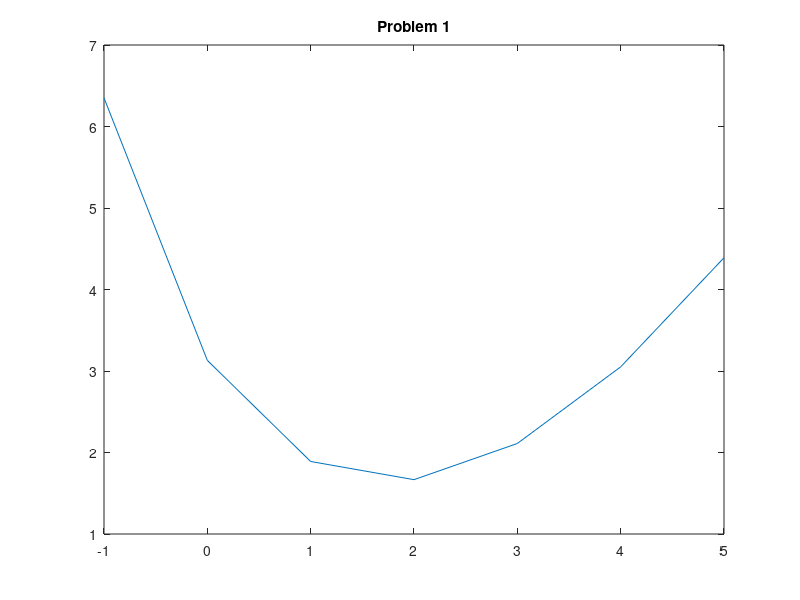
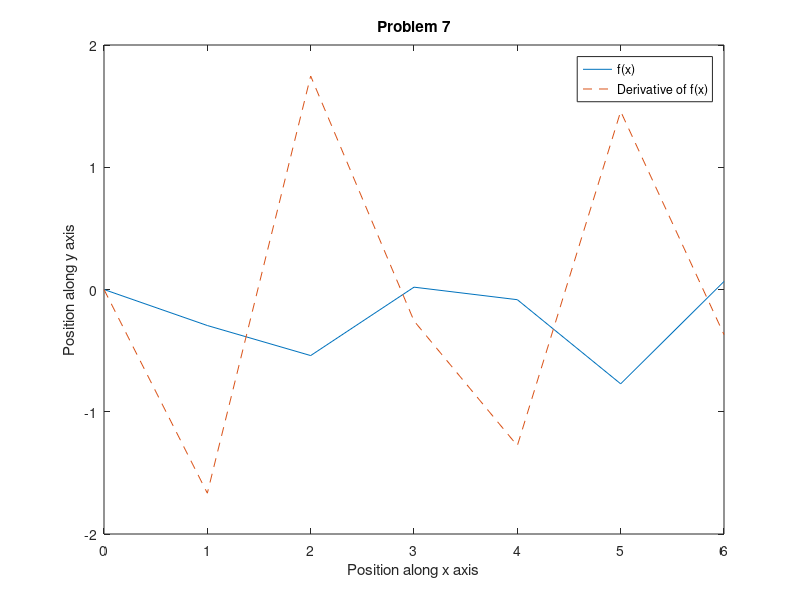
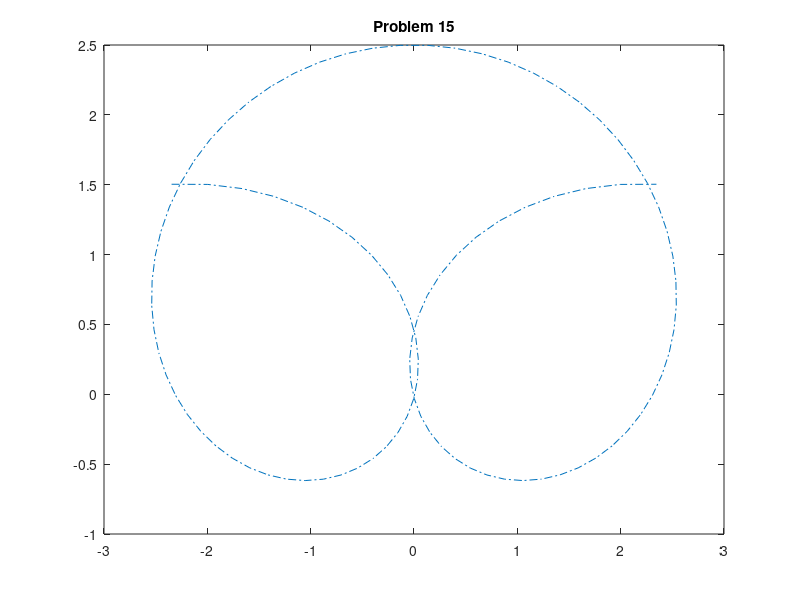
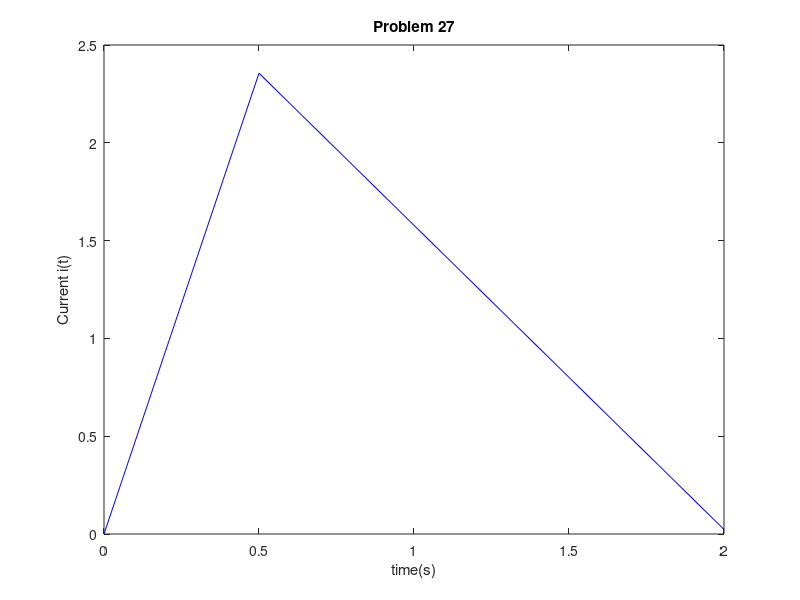

Recreate these plots in MATLAB, in order.
%Homework 3- Kristi Hicks
clear all; close all; clc;

%Problem 1
x = [-1:1:5];
y = (x.^2.-3*x+7)./sqrt(2*x+5);
figure; plot(x,y);
title('Problem 1');

%Problem 7
f= 2*pi;
m=[0:1:f];
p= (sin(m).^2.).*cos(2*m);
pd= sin(2*m).*(2*cos(2*m)-1);
figure; plot(m,p,'-',m,pd,'--');
xlabel('Position along x axis'); ylabel('Position along y axis');
title('Problem 7'); legend('f(x)', 'Derivative of f(x)');

%Problem 15
t= linspace(-4,4);
r= (3.3-0.4*t.^2.).*sin(t);
m= (2.5-0.3*t.^2.).*cos(t);
figure; plot(r,m,'-.');
title('Problem 15');

%Problem 27
R= 4;
L= 1.3;
V= 12;
time= [0 0.5];
time2= [0.5 2];
y2= exp(-(R*time2)/L)*(V/R)*(exp((0.5*R)/L)-1);
y1= (V/R).*(1-exp((-R*time)/L));
figure; plot(time,y1,'b');hold on;
plot(time2,y2,'b'); hold off;
xlabel('time(s)'); ylabel('Current i(t)');
title('Problem 27');